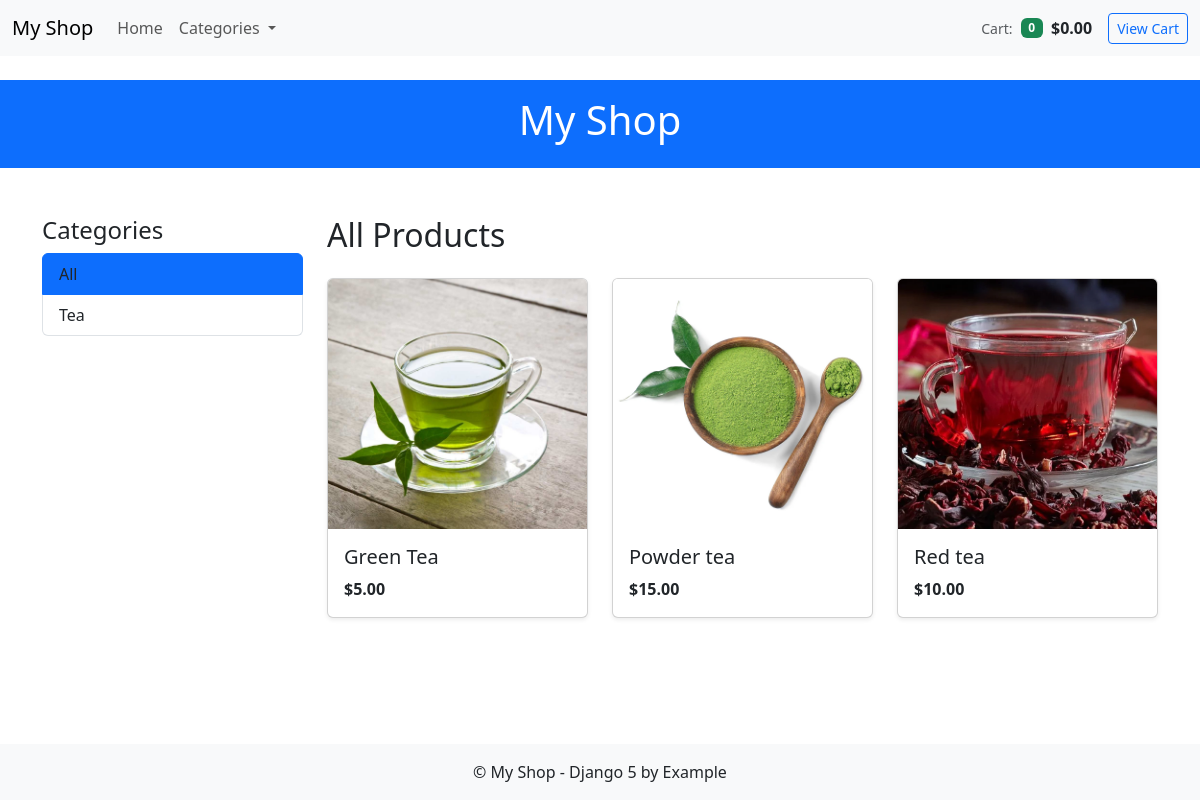
The app's page /, older data.
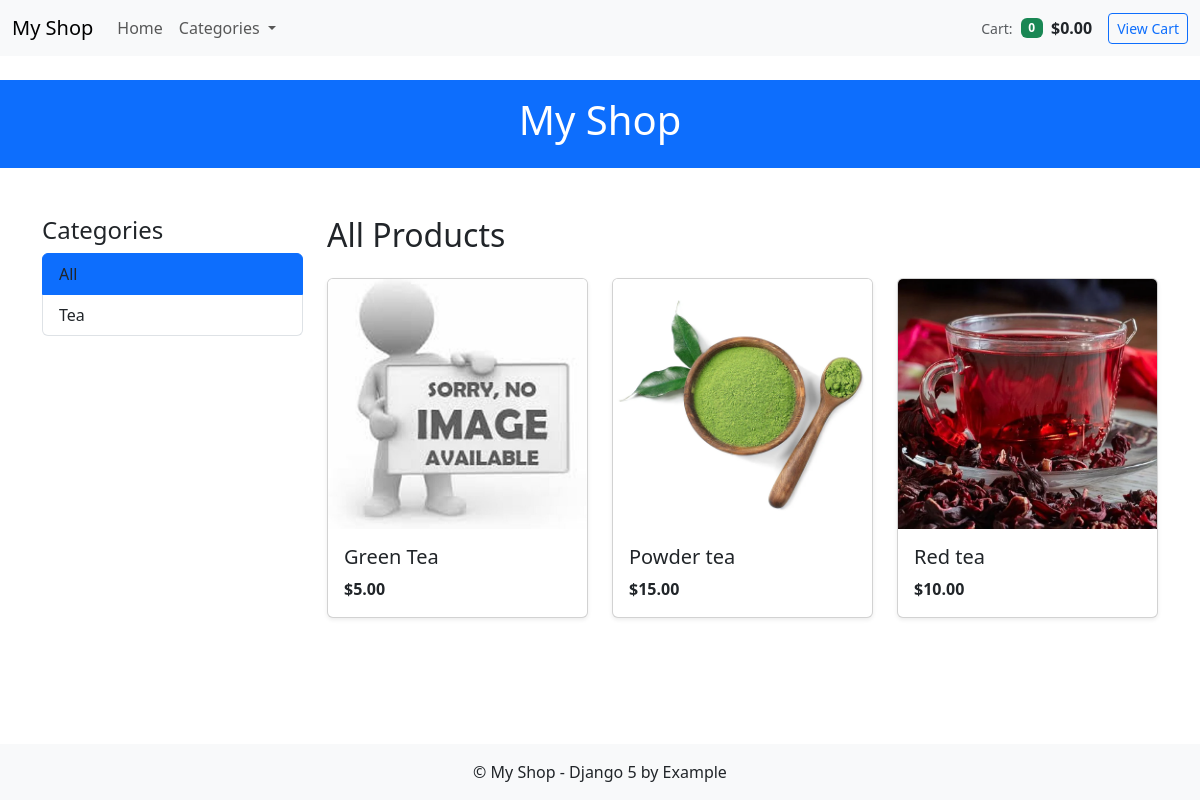
The same page, newer data.
### shop/models.py (models this page shows, shortened)
class Category(models.Model):
    name = models.CharField(max_length=200)
    slug = models.SlugField(max_length=200, unique=True)
    class Meta:
        ordering = ["name"]
        indexes = [
            models.Index(fields=["name"]),
        ]
        verbose_name = "category"
        verbose_name_plural = "categories"
    def get_absolute_url(self):
        return reverse(
            "shop:product_list_by_category", kwargs={"category_slug": self.slug}
        )

class Product(models.Model):
    category = models.ForeignKey(
        Category, related_name="products", on_delete=models.CASCADE
    )
    name = models.CharField(max_length=200)
    slug = models.SlugField(max_length=200)
    image = models.ImageField(upload_to="products/%Y/%m/%d", blank=True)
    description = models.TextField(blank=True)
    price = models.DecimalField(max_digits=10, decimal_places=2)
    available = models.BooleanField(default=True)
    created = models.DateTimeField(auto_now_add=True)
    updated = models.DateTimeField(auto_now=True)
    class Meta:
        ordering = ["name"]
        indexes = [
            models.Index(fields=["id", "slug"]),
            models.Index(fields=["name"]),
            models.Index(fields=["-created"]),
        ]
    def get_absolute_url(self):
        return reverse("shop:product_detail", kwargs={"pk": self.id, "slug": self.slug})

### shop/views.py (the view)
# urls.py: path("", views.ProductListView.as_view(), name="product_list"),
class ProductListView(ListView):
    model = Product
    template_name = "shop/product/list.html"
    context_object_name = "products"
    paginate_by = 12  # По желанию — пагинация
    def get_queryset(self):
        queryset = Product.objects.filter(available=True)
        category_slug = self.kwargs.get("category_slug")
        if category_slug:
            queryset = queryset.filter(category__slug=category_slug)
        return queryset
    def get_context_data(self, **kwargs):
        context = super().get_context_data(**kwargs)
        category_slug = self.kwargs.get("category_slug")
        context["category"] = (
            Category.objects.filter(slug=category_slug).first()
            if category_slug
            else None
        )
        context["categories"] = Category.objects.all()
        return context

### cart/cart.py (called while the page is built)
    def __len__(self):
        return sum(item["quantity"] for item in self.cart.values())

    def get_total_price(self):
        return sum(
            Decimal(item["price"]) * item["quantity"] for item in self.cart.values()
        )

### cart/context_processors.py (called while the page is built)
def cart_context(request):
    from cart.cart import Cart
    cart = Cart(request)
    return {
        "cart_items_count": len(cart),
        "cart_total": cart.get_total_price(),
    }

### shop/context_processors.py (called while the page is built)
def media_url(request):
    from django.conf import settings
    return {"MEDIA_URL": settings.MEDIA_URL}

### shop/templates/shop/product/list.html (shortened to what this page needs)
{% extends "base.html" %}
{% load static %}
{% block content %}
<div class="row mb-4">
    <div class="col-md-3">
        <h4>Categories</h4>
        <ul class="list-group mb-4">
            <li class="list-group-item {% if not category %}active{% endif %}">
                <a href="{% url 'shop:product_list' %}" class="text-decoration-none text-dark">All</a>
            </li>
            {% for c in categories %}
            <li class="list-group-item {% if category.slug == c.slug %}active{% endif %}">
                <a href="{{ c.get_absolute_url }}" class="text-decoration-none text-dark">{{ c.name }}</a>
            </li>
            {% endfor %}
        </ul>
    </div>
    <div class="col-md-9">
        <h2 class="mb-4">
            {% if category %}
            {{ category.name }}
            {% else %}
            All Products
            {% endif %}
        </h2>
        <div class="row g-4">
            {% for product in products %}
            <div class="col-sm-6 col-md-4">
                <div class="card h-100 shadow-sm">
                    <a href="{{ product.get_absolute_url }}">
                        {% if product.image and product.image.url %}
                        <img src="{{ product.image.url }}" class="card-img-top product-image" alt="{{ product.name }}">
                        {% else %}
                        <img src="/media/img/no_image.jpg" class="card-img-top product-image" alt="No image">
                        {% endif %}
                    </a>
                    <div class="card-body d-flex flex-column">
                        <h5 class="card-title">
                            <a href="{{ product.get_absolute_url }}" class="text-decoration-none text-dark">
                                {{ product.name }}
                            </a>
                        </h5>
                        <p class="card-text mt-auto fw-bold">${{ product.price }}</p>
                    </div>
                </div>
            </div>
            {% empty %}
            <p>No products found.</p>
            {% endfor %}
        </div>
    </div>
</div>
{% endblock %}

### templates/base.html (shortened to what this page needs)
{% load static %}
<!DOCTYPE html>
<html lang="en">
<head>
    <link href="https://cdn.jsdelivr.net/npm/bootstrap@5.3.0/dist/css/bootstrap.min.css" rel="stylesheet">
    <link href="{% static 'css/custom.css' %}" rel="stylesheet">
</head>
<body class="d-flex flex-column min-vh-100">
    {% include "includes/navbar.html" %}
    <header id="header" class="bg-primary text-white py-3 mb-4 text-center">
        <h1><a href="/" class="text-white text-decoration-none">My Shop</a></h1>
    </header>
    <main class="flex-grow-1 container mt-4">
        {% block content %}
        {% endblock %}
    </main>
    <footer class="bg-light text-center py-3 mt-auto">
        <div class="container">
            <p class="mb-0">&copy; My Shop - Django 5 by Example</p>
        </div>
    </footer>
</body>
</html>

### templates/includes/navbar.html (shortened to what this page needs)
<nav class="navbar navbar-expand-lg navbar-light bg-light mb-4">
    <div class="container-fluid">
        <a class="navbar-brand" href="{% url 'shop:product_list' %}">My Shop</a>
        <div class="collapse navbar-collapse" id="navbarSupportedContent">
            <ul class="navbar-nav me-auto mb-2 mb-lg-0">
                <li class="nav-item">
                    <a class="nav-link" href="{% url 'shop:product_list' %}">Home</a>
                </li>
                <li class="nav-item dropdown">
                    <a class="nav-link dropdown-toggle" href="#" role="button" data-bs-toggle="dropdown"
                        aria-expanded="false">
                        Categories
                    </a>
                </li>
            </ul>
            <ul class="navbar-nav ms-auto mb-2 mb-lg-0">
                <li class="nav-item d-flex align-items-center gap-2 me-3">
                    <span class="text-muted small d-none d-md-block">Cart:</span>
                    <span class="badge bg-success">{{ cart_items_count|default:0 }}</span>
                    <span class="fw-bold">${{ cart_total|default:"0.00" }}</span>
                </li>
                <li class="nav-item">
                    <a class="btn btn-outline-primary btn-sm" href="{% url 'cart:cart_detail' %}" role="button">
                        View Cart
                    </a>
                </li>
            </ul>
        </div>
    </div>
</nav>

### static/css/custom.css (style rules this page uses)
.product-image { object-fit: cover; width: 100%; height: 250px; }

Row changes from the older to the newer data that the page shows:
changed Product "Green Tea": image: picture removed
